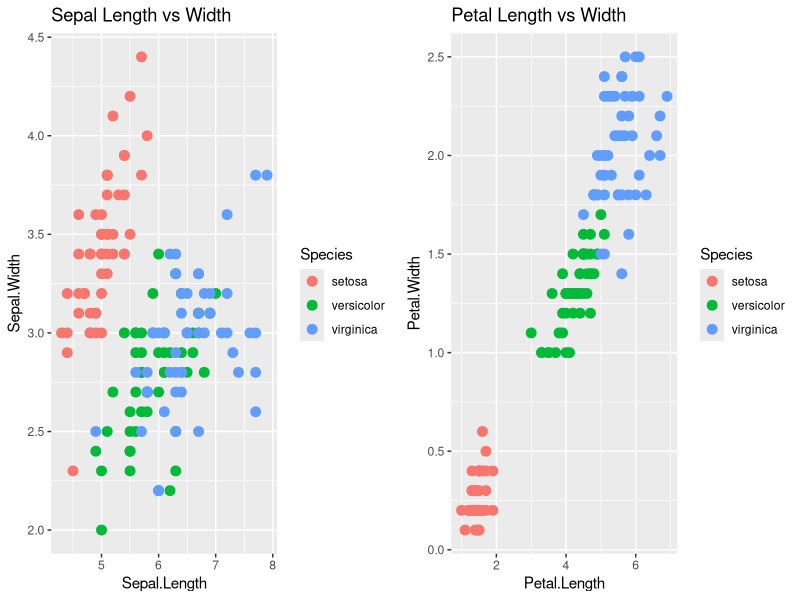

Write R code to recreate this figure.
#Install required packages (if not installed)
install.packages("ggplot2")
install.packages("caret")
install.packages("class")
install.packages("gridExtra")

# Load libraries
library(ggplot2)
library(caret)
library(class)
library(gridExtra)

# Load IRIS dataset
data(iris)

# Data Visualization - Scatter Plot
plot1 <- ggplot(iris, aes(x = Sepal.Length, y = Sepal.Width, color = Species)) + 
  geom_point(size = 3) + ggtitle("Sepal Length vs Width")

plot2 <- ggplot(iris, aes(x = Petal.Length, y = Petal.Width, color = Species)) + 
  geom_point(size = 3) + ggtitle("Petal Length vs Width")

grid.arrange(plot1, plot2, nrow = 1) # Display plots side by side

# Splitting dataset into training (80%) and testing (20%)
set.seed(123)
trainIndex <- createDataPartition(iris$Species, p = 0.8, list = FALSE)
trainData <- iris[trainIndex, ]
testData <- iris[-trainIndex, ]

# Applying K-Nearest Neighbors (KNN) Algorithm
trainLabels <- trainData$Species
testLabels <- testData$Species

knn_model <- knn(train = trainData[, 1:4], test = testData[, 1:4], cl = trainLabels, k = 5)

# Confusion Matrix - Model Evaluation
conf_matrix <- confusionMatrix(knn_model, testLabels)
print(conf_matrix)

# Accuracy Calculation
accuracy <- sum(knn_model == testLabels) / length(testLabels)
print(paste("Accuracy:", round(accuracy * 100, 2), "%"))

